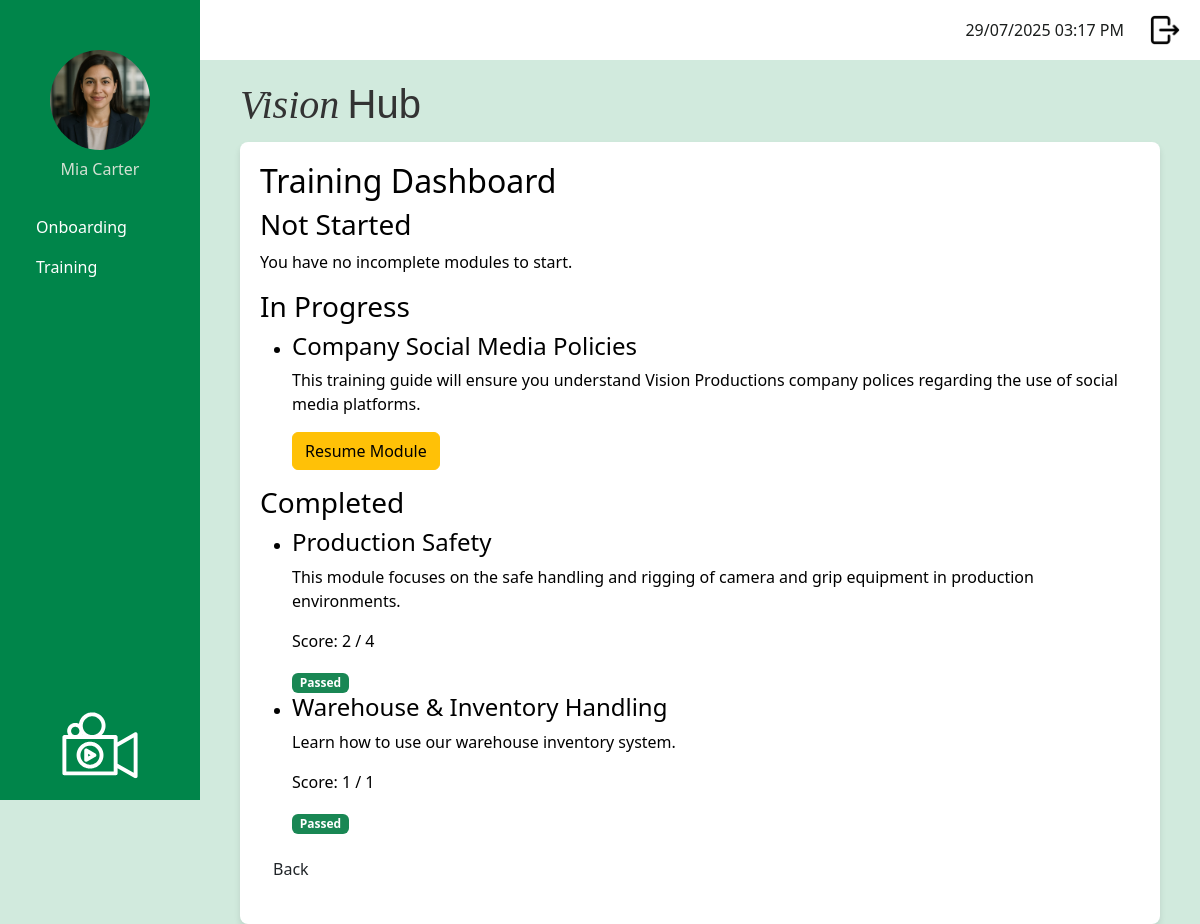
Page /dashboard_training (signed in) on the committed database.
### app/models.py (models this page shows, shortened)
class User(UserMixin, db.Model):
    __tablename__ = 'user'
    id: so.Mapped[int] = so.mapped_column(primary_key = True)
    username: so.Mapped[str] = so.mapped_column(
        sa.String(120),
        index = True,
        unique = True
    )
    first_name: so.Mapped[str] = so.mapped_column(
        sa.String(50),
        index = True
    )
    surname: so.Mapped[str] = so.mapped_column(
        sa.String(50),
        index = True
    )
    job_title: so.Mapped[str] = so.mapped_column(
        sa.String(50),
        index = True
    )
    password_hash: so.Mapped[str] = so.mapped_column(
        sa.String(256)
    )
    is_onboarding: so.Mapped[bool] = so.mapped_column(
        default = False   # Default: Not onboarding
    )
    dateStarted: so.Mapped[datetime] = so.mapped_column(
        index=True,
        default = lambda:
            datetime.now(timezone.utc)
    )
    google_email: so.Mapped[Optional[str]] = so.mapped_column(
        sa.String(120),
        unique = True,
        nullable = True
    )
    profile_photo: so.Mapped[Optional[str]] = so.mapped_column(
        sa.String(120),
        nullable = True,
        default = 'profileDefault.png'
    )
    manager_id: so.Mapped[Optional[int]] = so.mapped_column(
        sa.ForeignKey('user.id'),
        nullable = True
    )
    manager: so.Mapped[Optional['User']] = so.relationship(
        'User',
        remote_side=[id],
        back_populates = 'manages'
    )
    manages: so.Mapped[List['User']] = so.relationship(
        'User',
        back_populates = 'manager'
    )
    role_id: so.Mapped[int] = so.mapped_column(
        sa.ForeignKey('role.id')
    )
    role: so.Mapped['Role'] = so.relationship(
        'Role',
        back_populates = 'users'
    )
    department_id: so.Mapped[int] = so.mapped_column(
        sa.ForeignKey('department.id')
    )
    department: so.Mapped['Department'] = so.relationship(
        'Department',
        back_populates = 'users'
    )
    module_progress: so.Mapped[List['UserModuleProgress']] = so.relationship(
        'UserModuleProgress', back_populates = 'user'
    )
    onboarding_path_id: so.Mapped[int] = so.mapped_column(
        sa.ForeignKey('onboarding_path.id'),
        nullable = True
    )
    onboarding_path: so.Mapped['OnboardingPath'] = so.relationship(
        'OnboardingPath'
    )

class TrainingModule (db.Model):
    __tablename__ = 'training_module'
    id: so.Mapped[int] = so.mapped_column(primary_key=True)
    module_title: so.Mapped[str] = so.mapped_column(
        sa.String(150), index=True, unique=True
    )
    module_description: so.Mapped[str] = so.mapped_column(
        sa.Text, nullable=False
    )
    module_instructions: so.Mapped[str] = so.mapped_column(
        sa.Text, nullable=False
    )
    video_url: so.Mapped[str] = so.mapped_column(
        sa.String(300), nullable=True
    )
    active: so.Mapped[bool] = so.mapped_column(
        sa.Boolean, nullable=False, default=True
    )
    questions: so.Mapped[List['Question']] = so.relationship(
        'Question',
        back_populates = 'training_module',
        cascade = 'all, delete-orphan')
    user_progress: so.Mapped[List['UserModuleProgress']] = so.relationship(
        'UserModuleProgress',
        back_populates = 'training_module'
    )
    onboarding_steps: so.Mapped[List['OnboardingStep']] = so.relationship(
        'OnboardingStep',
        back_populates = 'training_module',
        cascade = 'all, delete-orphan'
        )

### app/routes.py (the view)
@app.route('/dashboard_training', methods = ['GET'])
@login_required
def training_dashboard():
    if current_user.role.role_name != "staff":
        return redirect(url_for('logout'))
    onboarding_path = current_user.onboarding_path
    steps = onboarding_path.steps if onboarding_path else []
    active_modules = [
        step.training_module for step in steps if step.training_module.active
    ]
    completed_modules = []
    to_be_completed_modules = []
    in_progress_modules = []
    passing_threshold = 0.5
    for module in active_modules:
        progress = UserModuleProgress.query.filter_by(
            user_id=current_user.id,
            training_module_id=module.id
        ).order_by(UserModuleProgress.id.desc()).first()
        if not progress:
            to_be_completed_modules.append(module)
        else:
            total_questions = len(module.questions) or 1
            if progress.completed_date:
                if (progress.score is not None
                        and (progress.score / total_questions) >= passing_threshold):
                    completed_modules.append({
                        'module': module,
                        'score': progress.score,
                        'passed': True
                    })
                else:
                    to_be_completed_modules.append(module)
            else:
                in_progress_modules.append(module)
    return render_template(
        'dashboard_training.html',
        title="Training Dashboard",
        to_be_completed_modules=to_be_completed_modules,
        in_progress_modules=in_progress_modules,
        completed_modules=completed_modules
    )

### app/models.py (called while the page is built)
@login.user_loader
def load_user(id):
    return db.session.get(User, int(id))

### app/templates/dashboard_training.html
{% extends "base.html" %}
{% block content %}
<h2>Training Dashboard</h2>
<h3>Not Started</h3>
{% if to_be_completed_modules %}
    <ul>
    {% for module in to_be_completed_modules %}
        <li>
            <h4>{{ module.module_title }}</h4>
            <p>{{ module.module_description }}</p>
            <a href="{{ url_for('take_training_module', module_id=module.id) }}" class="btn btn-primary">
                Start Module
            </a>
        </li>
    {% endfor %}
    </ul>
{% else %}
    <p>You have no incomplete modules to start.</p>
{% endif %}
<h3>In Progress</h3>
{% if in_progress_modules %}
    <ul>
    {% for module in in_progress_modules %}
        <li>
            <h4>{{ module.module_title }}</h4>
            <p>{{ module.module_description }}</p>
            <a href="{{ url_for('take_training_module', module_id=module.id) }}" class="btn btn-warning">
                Resume Module
            </a>
        </li>
    {% endfor %}
    </ul>
{% else %}
    <p>You have no modules in progress.</p>
{% endif %}
<h3>Completed</h3>
{% if completed_modules %}
    <ul>
    {% for entry in completed_modules %}
        <li>
            <h4>{{ entry.module.module_title }}</h4>
            <p>{{ entry.module.module_description }}</p>
            <p>Score: {{ entry.score }} / {{ entry.module.questions|length }}</p>
            {% if entry.passed %}
                <span class="badge bg-success">Passed</span>
            {% else %}
                <span class="badge bg-danger">Failed</span>
                <a href="{{ url_for('take_training_module', module_id=entry.module.id) }}" class="btn btn-secondary">Retake Module</a>
            {% endif %}
        </li>
    {% endfor %}
    </ul>
{% else %}
    <p>You have no completed modules.</p>
{% endif %}
<p>
    <a href="{{ url_for('staff_dashboard') }}" class="btn">Back</a>
</p>
{% endblock %}

### app/templates/base.html (shortened to what this page needs)
<!doctype html>
<html>
    <head>
            <link
            href="{{ url_for('static', filename='css/bootstrap.min.css') }}"
            rel="stylesheet"/>
            <link href="{{ url_for('static', filename='css/stylesheet.css') }}" rel="stylesheet"/>
        </head>
    <body>
         <div class="sidebar">
            <div class="profile-container">
                <form id="photoForm"
                    action="{{ url_for('update_profile_photo') }}"
                    method="POST"
                    enctype="multipart/form-data"
                    style="display:inline;">
                <img src="{{ url_for('static',
                                    filename='images/profilePhoto/'
                                        ~ (current_user.profile_photo or 'profileDefault.png')) }}"
                    id="profilePicture"
                    class="profilePicture"
                    alt="Click to change photo"
                    style="cursor:pointer; width:100px; height:100px;
                            object-fit:cover; border-radius:50%;">
                </form>
                <h5 class="profile-photo-text">{{ current_user.first_name|title }} {{ current_user.surname|title }}</h5>
            </div>
            <nav class="nav flex-column sideNavLink-container">
                {% if current_user.role.role_name == 'admin' %}
                    <a class="nav-link" href="#">Onboarding</a>
                    <a class="nav-link" href="{{ url_for('manage_training_modules') }}">Training</a>
                    <a class="nav-link" href="#">Knowledge Base</a>
                    <a class="nav-link" href="{{ url_for('manage_users') }}">User Managment</a>
                    <a class="nav-link" href="#">Onboarding</a>
                    <a class="nav-link" href="#">Reports</a>
                    <a class="nav-link" href="#">Content Management</a>
                    {% elif current_user.role.role_name == 'manager' %}
                    <a class="nav-link" href="#">Onboarding</a>
                    <a class="nav-link" href="#">Training</a>
                    <a class="nav-link" href="#">Reports</a>
                    {% elif current_user.role.role_name == 'staff' %}
                    <a class="nav-link" href="#">Onboarding</a>
                    <a class="nav-link" href="{{ url_for('training_dashboard') }}">Training</a>
                {% endif %}
            </nav>
            <img src="{{ url_for('static', filename='images/logoImageWhite.svg') }}" class="sidebarLogo">
        </div>
         <div class="top-bar">
            <div class="d-flex align-items-center">
                <span class="me-3" id="clock"></span>
                <a href="{{ url_for('logout') }}" class="logout-link">
                    <img src="{{ url_for('static', filename='images/logout.png') }}" class="logout-image">
                </a>
            </div>
        </div>
        <div class="logo-name-container">
            <h2 class="logo-text">
                <span class="logo-vision">Vision</span>
                <span class="logo-hub">Hub</span>
            </h2>
        </div>
        <div class="content">
            {% block content %}
            {% endblock %}
        </div>
    </body>
</html>

### app/static/css/stylesheet.css (style rules this page uses)
body { color: #000000; background-color: #d1eadd ; }
.logo-name-container { display: flex; align-items: baseline; margin-left: 240px; margin-top: 20px; margin-bottom: 5px; gap: 2rem; color: #333; }
.logo-vision { font-family: 'Playfair Display', serif; font-weight: 450; font-style: italic; font-size: 2.5rem; }
.logo-hub { font-family: 'Montserrat', sans-serif; font-weight: 200; font-size: 2.5rem; margin-left: 0; }
.sidebar { background-color: #00854a; color: white; font-size: 1rem; font-weight: 400; height: 100vh; position: fixed; width: 200px; padding: 20px; display: flex; flex-direction: column; justify-content: space-between; text-align: left }
.profile-photo-text { font-size: 1rem; font-weight: 200; color: rgb(211, 225, 211); text-align: center; }
.sidebarLogo { max-width: 100%; width: 120px; height: auto; display: block; margin: 0 auto; margin-top: auto; }
.profilePicture { display: block; margin: 30px auto 10px auto; border-radius: 50%; width: 80px; height: 80px; object-fit: cover; }
.sideNavLink-container { margin-top: 20px; }
.nav-link { border-radius: 0.5rem; color: white; }
.top-bar { background-color: white; height: 60px; padding: 10px 20px; margin-left: 200px; display: flex; justify-content: flex-end; align-items: center; }
.logout-image { width: 30px; height: 30px; object-fit: cover; margin-left: 10px; }
#clock { color: #1a1d1c; margin-right: 20px; }
.content { background-color: white; border-radius: 8px; margin-left: 240px; padding: 20px; box-shadow: 0 4px 6px rgba(0, 0, 0, 0.1); max-width: calc(100% - 240px - 40px); }

### rows in the picture
User: profile_photo (picture), first_name "Mia", surname "Carter"
TrainingModule: module_title "Company Social Media Policies", module_description "This training guide will ensure you understand Vision Productions company polices regarding the use of social media platforms."
TrainingModule: module.module_title "Production Safety", module.module_description "This module focuses on the safe handling and rigging of camera and grip equipment in production environments."
TrainingModule: module.module_title "Warehouse & Inventory Handling", module.module_description "Learn how to use our warehouse inventory system."

### other values in the picture
{{ entry.score }} "2" "1"
{{ entry.module.questions|length }} "4" "1"
